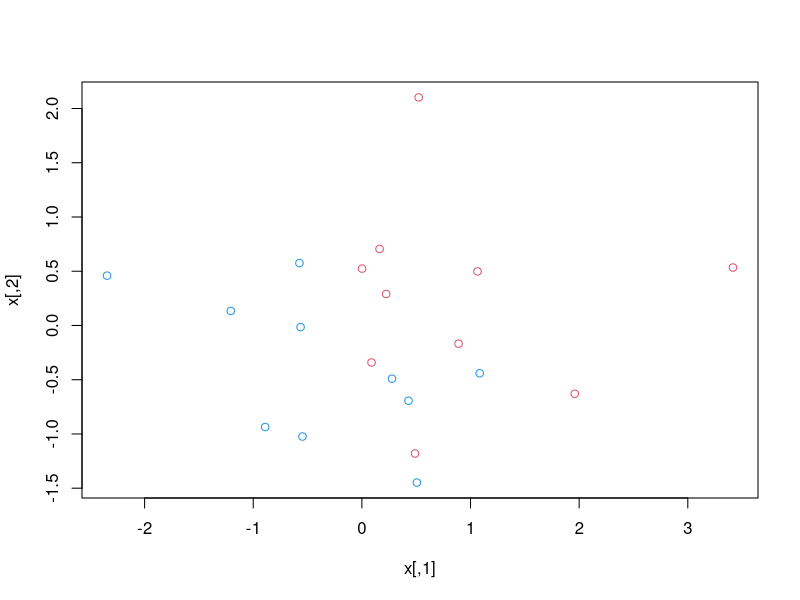

The R script that drew this image:
#Import the librararies for the SVM
library(e1071)


set.seed(1234)

x<-matrix(rnorm(20*2), ncol=2)
y<-c(rep(-1,10), rep(1,10))

x[y==1,] <- x[y==1,] + 1

plot(x, col=(3-y))